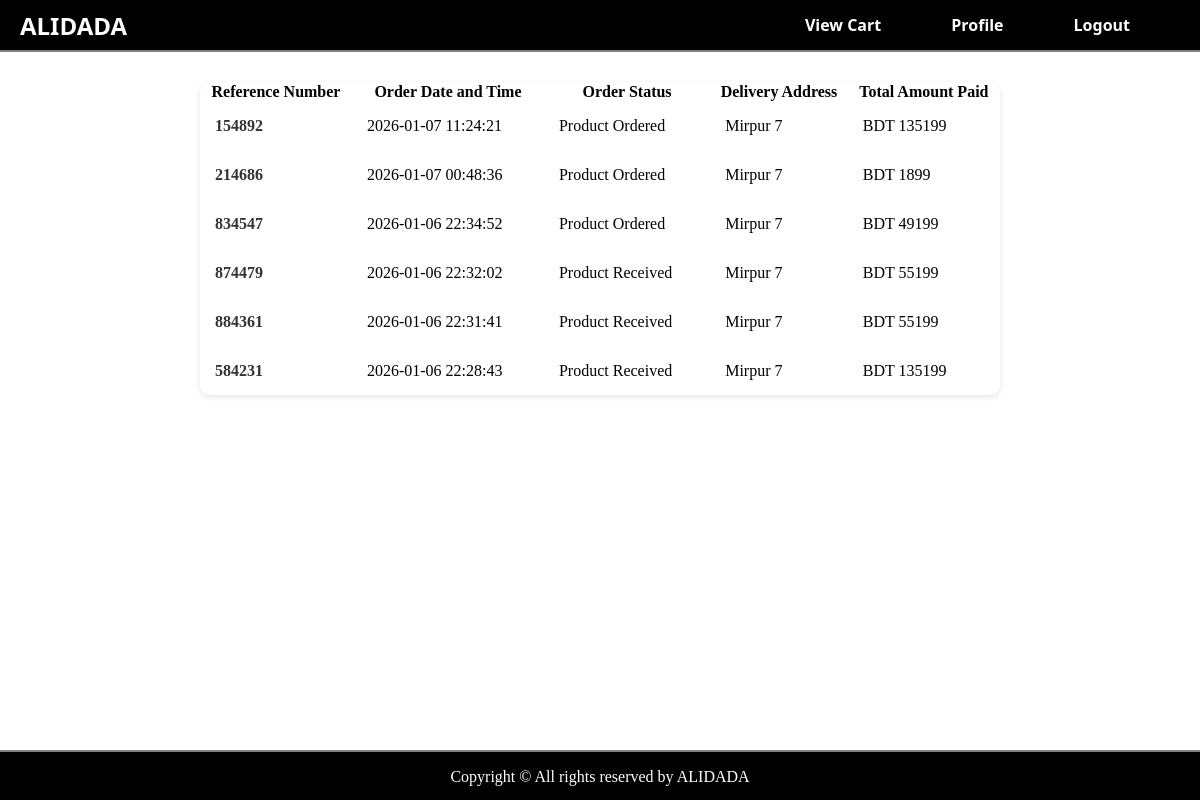
Screenshot of /view/Customer/history.php (signed in) with the database file from the repository.
### tables this page shows
CREATE TABLE `order_info` (
  `order_id` int(11) NOT NULL,
  `c_id` int(11) NOT NULL,
  `d_id` int(11) DEFAULT NULL,
  `status` varchar(20) DEFAULT NULL,
  `product_cost` decimal(10,2) NOT NULL,
  `delivery_fee` decimal(10,2) NOT NULL,
  `order_datetime` datetime DEFAULT current_timestamp()
);

CREATE TABLE `user_info` (
  `user_id` int(11) NOT NULL,
  `user_name` varchar(30) NOT NULL,
  `password` varchar(30) NOT NULL,
  `type` varchar(30) NOT NULL,
  `address` varchar(60) NOT NULL,
  `email` varchar(30) NOT NULL,
  `nid` varchar(20) NOT NULL,
  `user_image` varchar(50) NOT NULL
);

### model/model.php (called while the page is built, shortened)
<?php
class Model {
    private $conn;
    public function OpenCon() {
        $db_server = "localhost";
        $db_user = "root";
        $db_pass = "";
        $db_name = "e_commerce_management_system";
        $db = "";
        try {
            $db = mysqli_connect($db_server, $db_user, $db_pass, $db_name);
        } catch(mysqli_sql_exception $e) {
            echo "<script>alert('MySQL not started in XAMPP');</script>";
        }
        return $db;
    }
    public function __construct() {
        $this->conn = $this->OpenCon();
    }
    public function getUserOrders($userId) {
        $stmt = $this->conn->prepare("SELECT * FROM order_info WHERE c_id = ? ORDER BY order_datetime DESC");
        $stmt->bind_param("i", $userId);
        $stmt->execute();
        $result = $stmt->get_result();
        return $result->fetch_all(MYSQLI_ASSOC);
    }
    public function getUserAddress($userId) {
        $stmt = $this->conn->prepare("SELECT address FROM user_info WHERE user_id = ?");
        $stmt->bind_param("i", $userId);
        $stmt->execute();
        $result = $stmt->get_result()->fetch_assoc();
        return $result['address'];
    }
}
?>

### controller/Customer/historyController.php (called while the page is built, shortened)
<?php
include_once('../../model/model.php');
$model = new Model();
$userId = $_SESSION['userId'];
$orders = $model->getUserOrders($userId);
$address = $model->getUserAddress($userId);
?>

### view/Customer/history.php (the view, shortened to what this page needs)
<?php
    include_once('../../controller/Customer/historyController.php');
?>
<!DOCTYPE html>
<html lang="en">
<head>
    <link rel="stylesheet" href="/E-Commerce/CSS/viewCart.css">
</head>
<body>
<div class="main-content">
    <header>
        <a href="cusDashboard.php"><h2>ALIDADA</h2></a>
        <nav>
            <a href="viewCart.php">View Cart</a>
            <a href="cusProfile.php">Profile</a>
            <a href="../../controller/logout.php">Logout</a>
        </nav>
    </header>
    <hr>
    <?php if (empty($orders)): ?>
        <div class="no-data">
            <h1>No purchase history</h1>
        </div>
    <?php else: ?>
        <div class="product">
            <table>
                <tr>
                    <th>Reference Number</th>
                    <th>Order Date and Time</th>
                    <th>Order Status</th>
                    <th>Delivery Address</th>
                    <th>Total Amount Paid</th>
                </tr>
                <?php foreach ($orders as $row):
                    $order_id = $row['order_id'];
                    $prefix = str_pad(rand(0, 99), 2, '0', STR_PAD_LEFT);
                    $suffix = str_pad(rand(0, 99), 2, '0', STR_PAD_LEFT);
                    $reference = $prefix . str_pad($order_id, 2, '0', STR_PAD_LEFT) . $suffix;
                    if($row['status']==="ordered")
                    {
                        $statusText="Product Ordered";
                    }
                    if($row['status']==="delivered")
                    {
                        $statusText="Product Received";
                    }
                ?>
                <tr>
                    <td><?php echo($reference) ?></td>
                    <td><?php echo($row['order_datetime']) ?></td>
                    <td><?php echo($statusText) ?></td>
                    <td><?php echo($address) ?></td>
                    <td>BDT <?php echo($row['product_cost'] + $row['delivery_fee']) ?></td>
                </tr>
                <?php endforeach; ?>
            </table>
        </div>
    <?php endif; ?>
    <footer>
        <hr>
        <p>Copyright &copy; All rights reserved by ALIDADA</p>
    </footer>
</div>
</body>
</html>

### CSS/viewCart.css (style rules this page uses)
body { background-color: white; }
html, body { height: 100%; margin: 0; display: flex; flex-direction: column; }
hr { margin: 0; border: none; height: 2px; background-color: gray; }
.main-content { flex: 1; display: flex; flex-direction: column; }
header { display: flex; align-items: center; justify-content: space-between; padding: 0 20px; font-weight: 700; background-color: black; width: 100%; height: 50px; box-sizing: border-box; }
header h2 { margin: 0; color: white; }
header nav { display: flex; gap: 20px; }
header nav a { font-family: 'Segoe UI'; text-decoration: none; color: white; }
header a { text-decoration: none; color: white; }
a { margin-right: 50px; font-family: 'Segoe UI'; }
table { width: 90%; max-width: 800px; margin: 30px auto; border-collapse: collapse; background: #fff; border-radius: 10px; overflow: hidden; box-shadow: 0 2px 6px rgba(0,0,0,0.1); }
table td { padding: 15px; text-align: left; border-bottom: 1px solid #ffffff; font-size: 1em; }
table tr:last-child td { border-bottom: none; }
table tr td:first-child { font-weight: bold; color: #333; }

### rows the page displays
order_info: order_id "154892", order_datetime "2026-01-07 11:24:21", status "Product Ordered", c.address "Mirpur 7", $row['product_cost'] + $row['delivery_fee'] "135199"
order_info: order_id "214686", order_datetime "2026-01-07 00:48:36", status "Product Ordered", c.address "Mirpur 7", $row['product_cost'] + $row['delivery_fee'] "1899"
order_info: order_id "834547", order_datetime "2026-01-06 22:34:52", status "Product Ordered", c.address "Mirpur 7", $row['product_cost'] + $row['delivery_fee'] "49199"
order_info: order_id "874479", order_datetime "2026-01-06 22:32:02", status "Product Received", c.address "Mirpur 7", $row['product_cost'] + $row['delivery_fee'] "55199"
order_info: order_id "884361", order_datetime "2026-01-06 22:31:41", status "Product Received", c.address "Mirpur 7", $row['product_cost'] + $row['delivery_fee'] "55199"
order_info: order_id "584231", order_datetime "2026-01-06 22:28:43", status "Product Received", c.address "Mirpur 7", $row['product_cost'] + $row['delivery_fee'] "135199"
